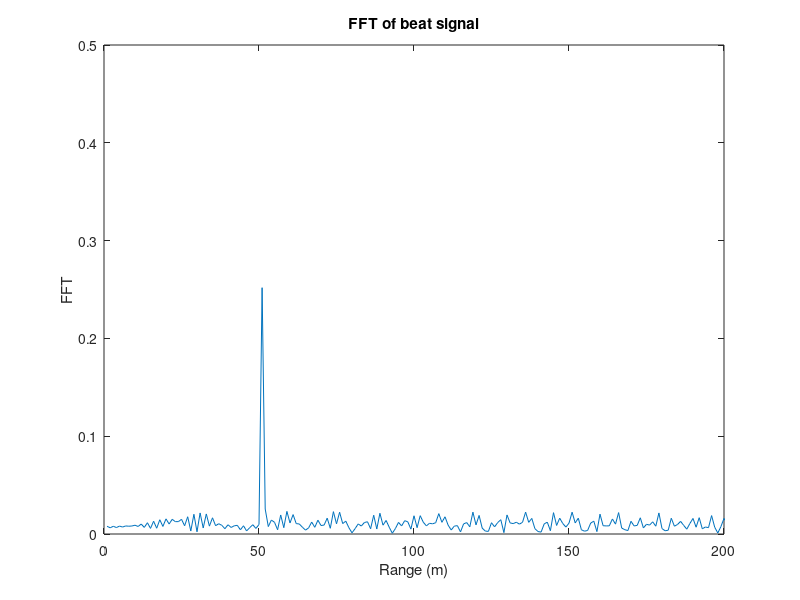
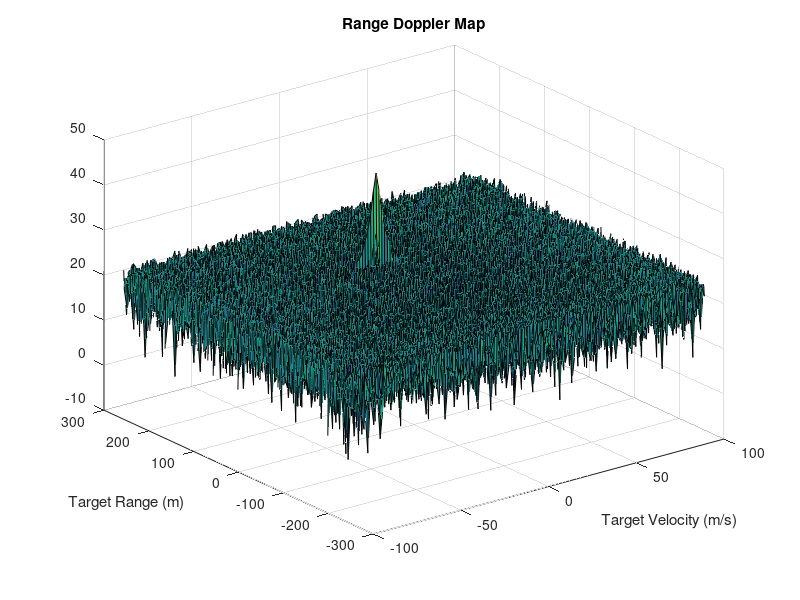

Reproduce these figures in MATLAB, in order. (Note: this script raises an error after producing the figures.)
clear all; close all; clc;

% Implement Constant False Alarm Rate (CFAR) to deal with unwanted objects
% such as clutters

%% Radar Specifications 
%%%%%%%%%%%%%%%%%%%%%%%%%%%
% Frequency of operation = 77GHz
% Max Range = 200m
% Range Resolution = 1 m
% Max Velocity = 100 m/s
% speed of light = 3e8 m/s
%%%%%%%%%%%%%%%%%%%%%%%%%%%
range_max = 200; % m
resolution = 1; % m
vel_max = 100; % m/s
c = 3e8; % m/s

%% User Defined Range and Velocity of target
% *%TODO* :
% define the target's initial position and velocity. Note : Velocity
% remains contant
pos_initial = 50; % m, initial position
vel_initial = -10; % m/s, initial velocity

%% FMCW Waveform Generation
% *%TODO* :
% Design the FMCW waveform by giving the specs of each of its parameters.
% Calculate the Bandwidth (B), Chirp Time (Tchirp) and Slope (slope) of the FMCW
% chirp using the requirements above.
B = c/(2*resolution); % Hz
Tchirp = 5.5*2*range_max/c; % sec
slope = B/Tchirp;

% Operating carrier frequency of Radar 
fc = 77e9;             %carrier freq
                                                          
% The number of chirps in one sequence. Its ideal to have 2^ value for the ease of running the FFT
% for Doppler Estimation. 
Nd = 128;                   % #of doppler cells OR #of sent periods % number of chirps

% The number of samples on each chirp. 
Nr = 1024;                  %for length of time OR # of range cells

% Timestamp for running the displacement scenario for every sample on each
% chirp
t=  linspace(0,Nd*Tchirp,Nr*Nd); %t otal time for samples

% Creating the vectors for Tx, Rx and Mix based on the total samples input.
Tx = zeros(1,length(t)); %transmitted signal
Rx = zeros(1,length(t)); %received signal
Mix = zeros(1,length(t)); %beat signal

% Similar vectors for range_covered and time delay.
r_t = zeros(1,length(t));
td = zeros(1,length(t));

%% Signal generation and Moving Target simulation
% Running the radar scenario over the time. 
for i = 1:length(t)                 
    % *%TODO* :
    %For each time stamp update the Range of the Target for constant velocity. 
    r_t(i) = pos_initial + vel_initial*t(i);
    td(i) = 2*r_t(i)/c;
    
    % *%TODO* :
    %For each time sample we need update the transmitted and
    %received signal. 
    Tx(i) = cos(2*pi*(fc*t(i) + slope*t(i)^2/2));
    Rx(i) = cos(2*pi*(fc*(t(i)-td(i)) + slope*(t(i)-td(i))^2/2));
    
    % *%TODO* :
    % Now by mixing the Transmit and Receive generate the beat signal
    % This is done by element wise matrix multiplication of Transmit and
    % Receiver Signal
    Mix(i) = Tx(i).*Rx(i);
    
end


%% RANGE MEASUREMENT
% *%TODO* :
% reshape the vector into Nr*Nd array. Nr and Nd here would also define the size of
% Range and Doppler FFT respectively.
beat_signal = reshape(Mix, Nr, Nd);

% *%TODO* :
% run the FFT on the beat signal along the range bins dimension (Nr) and
% normalize.
Y = fft(beat_signal, Nr)./Nr;

% *%TODO* :
% Take the absolute value of FFT output
P2 = abs(Y);

% *%TODO* :
% Output of FFT is double sided signal, but we are interested in only one side of the spectrum.
% Hence we throw out half of the samples.
P1 = P2(1:Nr/2+1);

%plotting the range
figure ('Name','Range from First FFT')
% *%TODO* :
% plot FFT output
dt = t(2)-t(1);
fs = 1/dt; % Hz, sampling frequency
f = fs*(0:(Nr/2))/Nr;
plot(P1) 
title('FFT of beat signal')
xlabel('Range (m)')
ylabel('FFT')
axis ([0 200 0 0.5]);

%% RANGE DOPPLER RESPONSE
% The 2D FFT implementation is already provided here. This will run a 2DFFT
% on the mixed signal (beat signal) output and generate a range doppler
% map.You will implement CFAR on the generated RDM

% Range Doppler Map Generation.

% The output of the 2D FFT is an image that has reponse in the range and
% doppler FFT bins. So, it is important to convert the axis from bin sizes
% to range and doppler based on their Max values.

Mix=reshape(Mix,[Nr,Nd]);

% 2D FFT using the FFT size for both dimensions.
sig_fft2 = fft2(Mix,Nr,Nd);

% Taking just one side of signal from Range dimension.
sig_fft2 = sig_fft2(1:Nr/2,1:Nd);
sig_fft2 = fftshift (sig_fft2);
RDM = abs(sig_fft2);
RDM = 10*log10(RDM) ;

% use the surf function to plot the output of 2DFFT and to show axis in both
% dimensions
doppler_axis = linspace(-100,100,Nd);
range_axis = linspace(-200,200,Nr/2)*((Nr/2)/400);
figure,surf(doppler_axis,range_axis,RDM);
title('Range Doppler Map')
xlabel('Target Velocity (m/s)')
ylabel('Target Range (m)')


%% CFAR implementation
% Slide Window through the complete Range Doppler Map

% *%TODO* :
% Select the number of Training Cells in both the dimensions.
Tr = 5; % for range
Td = 5; % for doppler

% *%TODO* :
% Select the number of Guard Cells in both dimensions around the Cell under 
% test (CUT) for accurate estimation
Gr = 2; % for range
Gd = 2; % for doppler

% *%TODO* :
% offset the threshold by SNR value in dB
offset = 6; % dB

% *%TODO* :
% Create a vector to store noise_level for each iteration on training cells
noise_level = zeros(1, 1);
signal_cfar = zeros(Nr/2, Nd);

% *%TODO* :
% design a loop such that it slides the CUT across range doppler map by
% giving margins at the edges for Training and Guard Cells.
% For every iteration sum the signal level within all the training
% cells. To sum convert the value from logarithmic to linear using db2pow
% function. Average the summed values for all of the training
% cells used. After averaging convert it back to logarithimic using pow2db.
% Further add the offset to it to determine the threshold. Next, compare the
% signal under CUT with this threshold. If the CUT level > threshold assign
% it a value of 1, else equate it to 0.

% Use RDM[x,y] as the matrix from the output of 2D FFT for implementing
% CFAR
block_r = 2*Tr+2*Gr+1;
gurad_r = 2*Gr+1;
block_d = 2*Td+2*Gd+1;
gurad_d = 2*Gd+1;

n_block = block_r * block_d;
n_guard = gurad_r * gurad_d;
n_train = n_block - n_guard;
RDM = db2pow(RDM);
for i = 1+Tr+Gr:Nr/2-(Tr+Gr)
    for j = 1+Td+Gd:Nd-(Td+Gd)
        noise_block = sum(RDM(i-Tr-Gr:i+Tr+Gr, j-Td-Gd:j+Td+Gd), 'all');
        noise_guard = sum(RDM(i-Gr:i+Gr, j+Gd:j+Gd), 'all');
        noise_train = noise_block - noise_guard;
        
        noise_level = pow2db(noise_train/n_train); % back to dB
        threshold = noise_level + offset; % add offset by dB
        signal_cut = pow2db(RDM(i, j)); % signal under CUT by dB
        if (signal_cut > threshold)
            signal_cfar(i,j) = 1;
        else
            signal_cfar(i,j) = 0;
        end
    end
end

% *%TODO* :
% The process above will generate a thresholded block, which is smaller 
% than the Range Doppler Map as the CUT cannot be located at the edges of
% matrix. Hence,few cells will not be thresholded. To keep the map size same
% set those values to 0. 

% *%TODO* :
% display the CFAR output using the Surf function like we did for Range
% Doppler Response output.
figure,surf(doppler_axis,range_axis,signal_cfar);
colorbar;
title('Range Doppler Map with Constant False Alarm Rate (CFAR)')
xlabel('Target Velocity (m/s)')
ylabel('Target Range (m)')

 
 